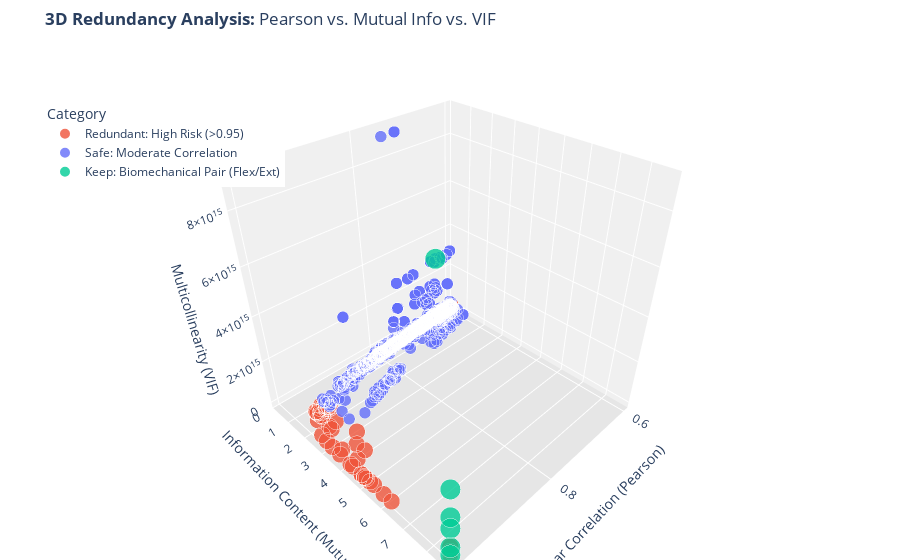

Here is the notebook cell this chart was saved with:
### Code cell
# --- 3D PLOT: Correlation vs Mutual Information vs VIF ---
try:
    corr_matrix = np.load("corr_pearson.npy")
    mi_matrix = np.load("MI_matrix.npy") 
    feature_names = json.load(open("feature_names_present.json"))
    
    # Load VIF
    with open("vif_all.json") as f:
        vif_data = json.load(f)
        if isinstance(vif_data, list):
            vif_dict = {item['variable']: item['vif'] for item in vif_data}
        else:
            vif_dict = vif_data
            
except Exception as e:
    print(f"Error loading files: {e}")
    print("Please check that 'corr_pearson.npy', 'MI_matrix.npy', and 'vif_all.json' are in the current directory.")
    # Stop execution if data is missing
    raise

# 2. DATA CLEANING & PROCESSING
def clean_name(name):
    # Remove technical prefixes for cleaner visualization
    name = re.sub(r"Noraxon MyoMotion-(Segments|Joints|Trajectories)-", "", name)
    name = name.replace(" (deg)", "").replace(" (mm)", "").replace(" (mG)", "")
    return name

feature_names_clean = [clean_name(f) for f in feature_names]
n = len(feature_names)

# Visual Threshold: Only show pairs with some correlation to avoid cluttering the 3D space
# We use 0.6 to capture moderate relationships too
threshold = 0.6 
data_points = []

print(f"Processing {n} variables. Filtering pairs with Correlation > {threshold}...")

for i in range(n):
    for j in range(i+1, n):
        # Pearson Correlation (Absolute value for magnitude)
        corr_val = corr_matrix[i, j]
        abs_corr = abs(corr_val)
        
        if abs_corr > threshold:
            name_a = feature_names[i]
            name_b = feature_names[j]
            clean_a = feature_names_clean[i]
            clean_b = feature_names_clean[j]
            
            # Mutual Information (Non-linear dependency)
            mi_val = mi_matrix[i, j]
            
            # VIF (Multicollinearity risk) - Take the worst of the pair
            vif_a = vif_dict.get(name_a, 1)
            vif_b = vif_dict.get(name_b, 1)
            max_vif = max(vif_a, vif_b)
            
            # --- DECISION LOGIC (BIOMECHANICS) ---
            # Identify Flexion vs Extension pairs
            is_flex_ext = (("Flexion" in clean_a and "Extension" in clean_b) or 
                           ("Extension" in clean_a and "Flexion" in clean_b))
            
            # Categorize
            if is_flex_ext:
                category = "Keep: Biomechanical Pair (Flex/Ext)"
                size_marker = 15 # Make them visible
            elif abs_corr > 0.95:
                category = "Redundant: High Risk (>0.95)"
                size_marker = 10
            else:
                category = "Safe: Moderate Correlation"
                size_marker = 5

            data_points.append({
                "Pair": f"{clean_a} vs {clean_b}",
                "Abs Correlation": abs_corr,
                "Mutual Information": mi_val,
                "Max VIF": max_vif,
                "Category": category,
                "Size": size_marker
            })

df_viz = pd.DataFrame(data_points)
print(f"Found {len(df_viz)} pairs to visualize.")

# 3. GENERATE 3D PLOT
fig = px.scatter_3d(
    df_viz,
    x='Abs Correlation',
    y='Mutual Information',
    z='Max VIF',
    color='Category',
    size='Size', # Use fixed sizes or mapped sizes
    hover_name='Pair',
    color_discrete_map={
        "Keep: Biomechanical Pair (Flex/Ext)": "#00CC96", # Green (Good)
        "Redundant: High Risk (>0.95)": "#EF553B",        # Red (Bad)
        "Safe: Moderate Correlation": "#636EFA"           # Blue (Neutral)
    },
    title="<b>3D Redundancy Analysis:</b> Pearson vs. Mutual Info vs. VIF",
    opacity=0.8
)

# Update layout for better 3D experience
fig.update_layout(
    margin=dict(l=0, r=0, b=0, t=50),
    scene=dict(
        xaxis_title='Linear Correlation (Pearson)',
        yaxis_title='Information Content (Mutual Info)',
        zaxis_title='Multicollinearity (VIF)',
        xaxis=dict(backgroundcolor="rgb(240, 240, 240)"),
        yaxis=dict(backgroundcolor="rgb(240, 240, 240)"),
        zaxis=dict(backgroundcolor="rgb(230, 230, 230)"),
    ),
    legend=dict(yanchor="top", y=0.9, xanchor="left", x=0.05)
)

# Save and Show
output_file = "3D_Biomechanical_Decision_Plot.html"
fig.write_html(output_file)
print(f"Success! Open '{output_file}' in your browser to interact.")
fig.show()

### Figure 1 — Plotly figure (JSON) as saved in the notebook; plotly's stock layout.template omitted (floating-point values rounded to 4 significant figures; data arrays with more than 128 entries replaced by an {"elided": "..."} marker saying what was removed)
{"data": [{"hovertemplate": "<b>%{hovertext}</b><br><br>Category=Redundant: High Risk (>0.95)<br>Abs Correlation=%{x}<br>Mutual Information=%{y}<br>Max VIF=%{z}<br>Size=%{marker.size}<extra></extra>", "hovertext": ["Pelvis Accel Sensor X vs Pelvis-Acceleration-z", "Pelvis pitch vs Pelvic Tilt LT", "Pelvis roll vs Pelvic Obliquity LT", "Pelvis roll vs Pelvic Obliquity RT", "Pelvic Obliquity LT vs Pelvic Obliquity RT", "Pelvic Rotation LT vs Pelvic Rotation RT", "Lower spine Accel Sensor X vs Lower spine-Acceleration-z", "Lower spine course vs Upper spine course", "Lower spine pitch vs Lower spine-Tilt Fwd", "Lower spine roll vs Lower spine-Tilt Lat LT", "Lower spine roll vs Lower spine-Tilt Lat RT", "Lower spine-Tilt Lat LT vs Lower spine-Tilt Lat RT", "Lower spine-Rotation LT vs Lower spine-Rotation RT", "Upper spine Accel Sensor X vs Upper spine-Acceleration-z", "Upper spine pitch vs Upper spine-Tilt Fwd", "Upper spine roll vs Upper spine-Tilt Lat LT", "Upper spine roll vs Upper spine-Tilt Lat RT", "Upper spine-Tilt Lat LT vs Upper spine-Tilt Lat RT", "Upper spine-Rotation LT vs Upper spine-Rotation RT", "Head Accel Sensor X vs Head-Acceleration-z", "Head pitch vs Head-Tilt Fwd", "Head-Tilt Lat LT vs Head-Tilt Lat RT", "Head-Rotation LT vs Head-Rotation RT", "Head-Rotation LT vs Cervical-Axial LT", "Head-Rotation LT vs Cervical Axial - RT", "Head-Rotation RT vs Cervical-Axial LT", "Head-Rotation RT vs Cervical Axial - RT", "Upper arm Accel Sensor X LT vs Upper arm LT-Acceleration-z", "Upper arm course LT vs Forearm course LT", "Upper arm LT-Tilt Fwd vs Shoulder Flexion LT", "Upper arm LT-Rotation Ext vs Forearm LT-Rotation Ext", "Forearm LT-Gyroscope-z (deg/s) vs Hand LT-Gyroscope-z (deg/s)", "Forearm LT-Tilt Fwd vs Hand LT-Tilt Fwd", "Thigh Accel Sensor X LT vs Thigh LT-Acceleration-z", "Thigh pitch LT vs Thigh LT-Tilt Fwd", "Thigh pitch LT vs Hip Flexion LT", "Thigh LT-Tilt Fwd vs Hip Flexion LT", "Shank pitch LT vs Shank LT-Tilt Fwd", "Foot pitch LT vs Foot Pitch Down LT", "Upper arm Accel Sensor X RT vs Upper arm RT-Acceleration-z", "Upper arm course RT vs Forearm course RT", "Upper arm pitch RT vs Upper arm RT-Tilt Fwd", "Upper arm RT-Tilt Fwd vs Shoulder Flexion RT", "Upper arm RT-Rotation Ext vs Forearm RT-Rotation Ext", "Upper arm RT-Rotation Ext vs Shoulder Rotation Ext RT", "Upper arm RT-Rotation Ext vs Shoulder RT-Rotation Int", "Forearm RT-Acceleration-x vs Hand RT-Acceleration-x", "Forearm RT-Gyroscope-z (deg/s) vs Hand RT-Gyroscope-z (deg/s)", "Forearm RT-Tilt Fwd vs Hand roll RT", "Forearm RT-Tilt Fwd vs Hand RT-Tilt Fwd", "Forearm RT-Rotation Ext vs Shoulder Rotation Ext RT", "Forearm RT-Rotation Ext vs Shoulder RT-Rotation Int", "Hand roll RT vs Hand RT-Tilt Fwd", "Thigh Accel Sensor X RT vs Thigh RT-Acceleration-z", "Thigh pitch RT vs Thigh RT-Tilt Fwd", "Thigh pitch RT vs Hip Flexion RT", "Thigh RT-Tilt Fwd vs Hip Flexion RT", "Shank pitch RT vs Shank RT-Tilt Fwd", "Shank RT-Tilt Fwd vs Foot pitch RT", "Foot pitch RT vs Foot Pitch Down RT", "Lumbar-Flexion Lat LT vs Lumbar Lateral - RT", "Lumbar-Axial LT vs Lumbar Axial - RT", "Thoracic-Flexion Lat LT vs Thoracic Lateral - RT", "Thoracic-Axial LT vs Thoracic Axial - RT", "Torso-Pelvis-Flexion Lat LT vs Torso-Pelvis-Flexion Lat RT", "Torso-Pelvis-Axial LT vs Torso-Pelvis-Axial RT", "Cervical-Flexion Lat LT vs Cervical Lateral - RT", "Cervical-Axial LT vs Cervical Axial - RT", "Shoulder Rotation Ext LT vs Shoulder LT-Rotation Int", "Shoulder Rotation Ext RT vs Shoulder RT-Rotation Int", "Pelvis-x vs Heel LT-x", "Pelvis-x vs Heel RT-x", "Pelvis-y vs Heel LT-y", "Pelvis-y vs Heel RT-y", "Heel LT-x vs Heel RT-x", "Heel LT-y vs Heel RT-y"], "legendgroup": "Redundant: High Risk (>0.95)", "marker": {"color": "#EF553B", "opacity": 0.8, "size": [10, 10, 10, 10, 10, 10, 10, 10, 10, 10, 10, 10, 10, 10, 10, 10, 10, 10, 10, 10, 10, 10, 10, 10, 10, 10, 10, 10, 10, 10, 10, 10, 10, 10, 10, 10, 10, 10, 10, 10, 10, 10, 10, 10, 10, 10, 10, 10, 10, 10, 10, 10, 10, 10, 10, 10, 10, 10, 10, 10, 10, 10, 10, 10, 10, 10, 10, 10, 10, 10, 10, 10, 10, 10, 10, 10], "sizemode": "area", "sizeref": 0.0375, "symbol": "circle"}, "mode": "markers", "name": "Redundant: High Risk (>0.95)", "scene": "scene", "showlegend": true, "type": "scatter3d", "x": [0.9552, 0.9975, 0.9953, 0.9953, 1.0, 1.0, 0.9954, 0.9523, 0.9994, 0.9723, 0.9723, 1.0, 1.0, 0.9555, 0.9987, 0.9881, 0.9881, 1.0, 1.0, 0.9766, 0.9626, 1.0, 1.0, 0.9583, 0.9583, 0.9583, 0.9583, 0.9717, 0.9675, 0.9628, 0.9687, 0.972, 0.9673, 0.9528, 0.9998, 0.9728, 0.9731, 0.999, 0.9997, 0.9699, 0.9861, 0.9508, 0.9585, 0.9913, 0.9587, 0.9587, 0.9722, 0.9817, 0.9504, 0.9578, 0.9505, 0.9505, 0.9777, 0.9524, 0.9998, 0.9718, 0.9722, 0.9995, 0.9504, 0.9997, 1.0, 1.0, 1.0, 1.0, 1.0, 1.0, 1.0, 1.0, 1.0, 1.0, 1.0, 1.0, 1.0, 1.0, 0.9999, 0.9999], "y": [1.597, 2.848, 2.77, 2.77, 8.647, 8.647, 2.521, 3.216, 3.62, 1.63, 1.63, 8.647, 8.647, 1.606, 3.191, 2.154, 2.154, 8.647, 8.647, 2.376, 2.33, 8.647, 8.647, 1.544, 1.544, 1.544, 1.544, 1.806, 4.042, 1.431, 3.649, 1.727, 1.62, 1.425, 4.972, 1.52, 1.527, 5.328, 6.167, 1.758, 4.168, 1.669, 1.351, 3.497, 1.831, 1.831, 1.567, 1.856, 1.565, 1.677, 1.775, 1.775, 2.525, 1.51, 4.874, 1.455, 1.476, 5.146, 1.59, 5.8, 8.647, 8.647, 8.647, 8.647, 8.647, 8.647, 8.647, 8.647, 8.647, 8.647, 4.741, 4.733, 4.909, 4.875, 4.178, 4.295], "z": [64.03, 295.1, Infinity, Infinity, Infinity, Infinity, 358.4, 6.344, 1206.0, Infinity, Infinity, Infinity, Infinity, 8.802, 462.5, Infinity, Infinity, Infinity, Infinity, 77.13, 19.48, Infinity, Infinity, Infinity, Infinity, Infinity, Infinity, 28.34, 1.54, 11.03, 17.02, 29.23, 31.33, 15.48, 4779.0, 4733.0, 4779.0, 3525.0, 2471.0, 29.53, 37.07, 30.47, 30.47, 66.97, Infinity, Infinity, 26.94, 46.05, 26.01, 27.14, Infinity, Infinity, 27.14, 23.9, 4411.0, 4333.0, 4411.0, 3522.0, 3522.0, 2235.0, 183800000000000.0, 10140000000000.0, 9007000000000000.0, 12870000000000.0, 91910000000000.0, Infinity, 474100000000000.0, 409400000000000.0, Infinity, Infinity, 137800.0, 137800.0, 13480.0, 13480.0, 38860.0, 13480.0]}, {"hovertemplate": "<b>%{hovertext}</b><br><br>Category=Safe: Moderate Correlation<br>Abs Correlation=%{x}<br>Mutual Information=%{y}<br>Max VIF=%{z}<br>Size=%{marker.size}<extra></extra>", "hovertext": {"elided": "1112 str values"}, "legendgroup": "Safe: Moderate Correlation", "marker": {"color": "#636EFA", "opacity": 0.8, "size": {"elided": "1112 int values"}, "sizemode": "area", "sizeref": 0.0375, "symbol": "circle"}, "mode": "markers", "name": "Safe: Moderate Correlation", "scene": "scene", "showlegend": true, "type": "scatter3d", "x": {"elided": "1112 float values"}, "y": {"elided": "1112 float values"}, "z": {"elided": "1112 float values"}}, {"hovertemplate": "<b>%{hovertext}</b><br><br>Category=Keep: Biomechanical Pair (Flex/Ext)<br>Abs Correlation=%{x}<br>Mutual Information=%{y}<br>Max VIF=%{z}<br>Size=%{marker.size}<extra></extra>", "hovertext": ["Shoulder Flexion LT vs Elbow RT-Extension", "Elbow Flexion LT vs Elbow LT-Extension", "Elbow LT-Extension vs Hip Flexion LT", "Wrist LT-Flexion vs Wrist Extension LT", "Knee Flexion LT vs Knee LT-Extension", "Elbow Flexion RT vs Elbow RT-Extension", "Elbow RT-Extension vs Hip Flexion RT", "Wrist RT-Flexion vs Wrist Extension RT", "Knee Flexion RT vs Knee RT-Extension"], "legendgroup": "Keep: Biomechanical Pair (Flex/Ext)", "marker": {"color": "#00CC96", "opacity": 0.8, "size": [15, 15, 15, 15, 15, 15, 15, 15, 15], "sizemode": "area", "sizeref": 0.0375, "symbol": "circle"}, "mode": "markers", "name": "Keep: Biomechanical Pair (Flex/Ext)", "scene": "scene", "showlegend": true, "type": "scatter3d", "x": [0.6136, 1.0, 0.6465, 1.0, 1.0, 1.0, 0.6782, 1.0, 1.0], "y": [0.4524, 8.647, 0.3721, 8.647, 8.647, 8.647, 0.4058, 8.647, 8.647], "z": [Infinity, 3002000000000000.0, 3002000000000000.0, 1.484, 1801000000000000.0, Infinity, Infinity, 375300000000000.0, 1287000000000000.0]}], "layout": {"legend": {"itemsizing": "constant", "title": {"text": "Category"}, "tracegroupgap": 0, "x": 0.05, "xanchor": "left", "y": 0.9, "yanchor": "top"}, "margin": {"b": 0, "l": 0, "r": 0, "t": 50}, "scene": {"domain": {"x": [0, 1], "y": [0, 1]}, "xaxis": {"backgroundcolor": "rgb(240, 240, 240)", "title": {"text": "Linear Correlation (Pearson)"}}, "yaxis": {"backgroundcolor": "rgb(240, 240, 240)", "title": {"text": "Information Content (Mutual Info)"}}, "zaxis": {"backgroundcolor": "rgb(230, 230, 230)", "title": {"text": "Multicollinearity (VIF)"}}}, "title": {"text": "<b>3D Redundancy Analysis:</b> Pearson vs. Mutual Info vs. VIF"}}}
